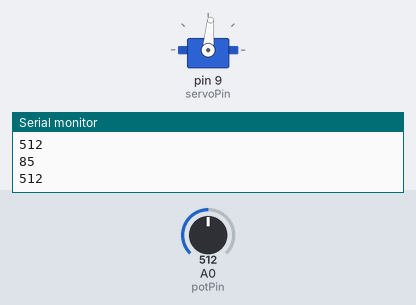
This sketch was run on a simulated Arduino Uno, built with avr-gcc and run on an emulated ATmega328P. Parts: servo, the last lines printed to the serial monitor. The inputs (shaded band) are chosen by the test bench; at power-on: A0 (potPin) = 512.

Above: at 1.2 s.
1.3 s: A0 (potPin) set to 716
At 2.5 s:
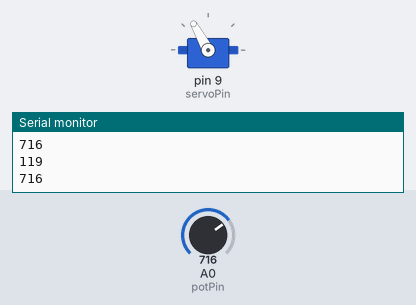
2.8 s: A0 (potPin) set to 900
At 3.5 s:
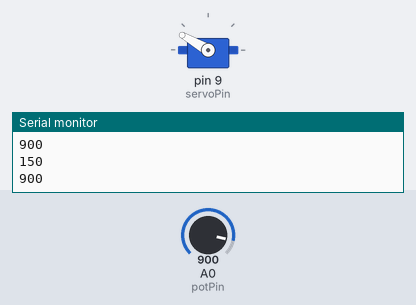
4.3 s: A0 (potPin) set to 1023
At 4.6 s:
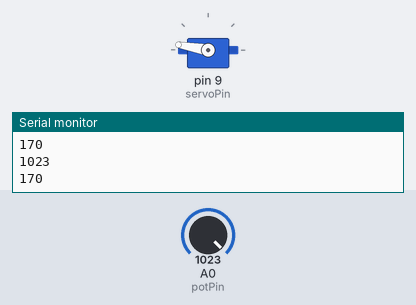
5.8 s: A0 (potPin) set to 306
At 6.8 s:
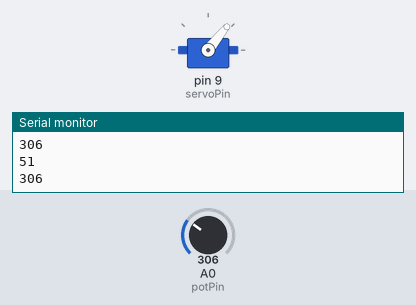
7.3 s: A0 (potPin) set to 122
At 7.9 s:
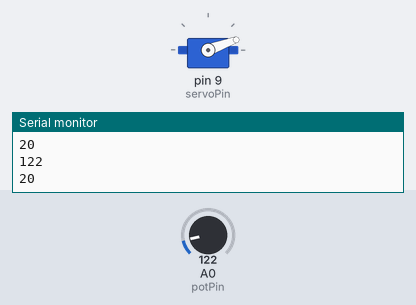
8.8 s: A0 (potPin) set to 511
At 9.3 s:
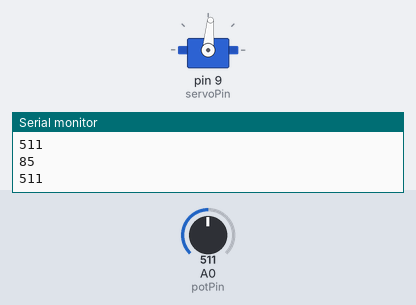
Timing chart, 0 to 11.3 s (numbered marks = the images above; inputs shaded):
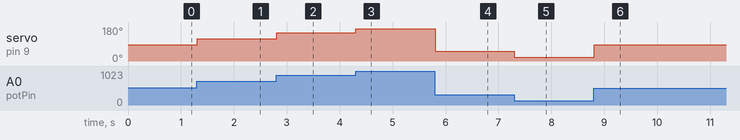

The sketch:

Servo_testing.ino
```cpp
/*
 * Adafruit Adruino - Lesson 14. Sweep and Knob control
 */

#include <Servo.h>

int servoPin = 9;
int potPin = 0;

Servo servo;

int angle = 0;

void setup()
{
  servo.attach(servoPin);
  Serial.begin(9600);
}

void loop()
{

  int reading = analogRead(potPin);
  int angle = reading / 6;
  servo.write(angle);
  Serial.println(reading);
  Serial.println(angle);

}
 /* while(angle >= 169)
  {
    servo.write(0);
  }
  /*servo.write(172);
  for(angle = 0; angle <180; angle++)
  {
    servo.write(angle);
    delay(10);
  }

  for(angle = 180; angle >0; angle--)
  {
    servo.write(angle);
    delay(10);
  }*/
```

Measured:
- after the input at 1.3 s, servo on pin 9 (servoPin): 85° → 119° at once
- after the input at 2.8 s, servo on pin 9 (servoPin): 119° → 150° at once
- after the input at 4.3 s, servo on pin 9 (servoPin): 150° → 170° at once
- after the input at 5.8 s, servo on pin 9 (servoPin): 170° → 51° at once
- after the input at 7.3 s, servo on pin 9 (servoPin): 51° → 20° at once
- after the input at 8.8 s, servo on pin 9 (servoPin): 20° → 85° at once
